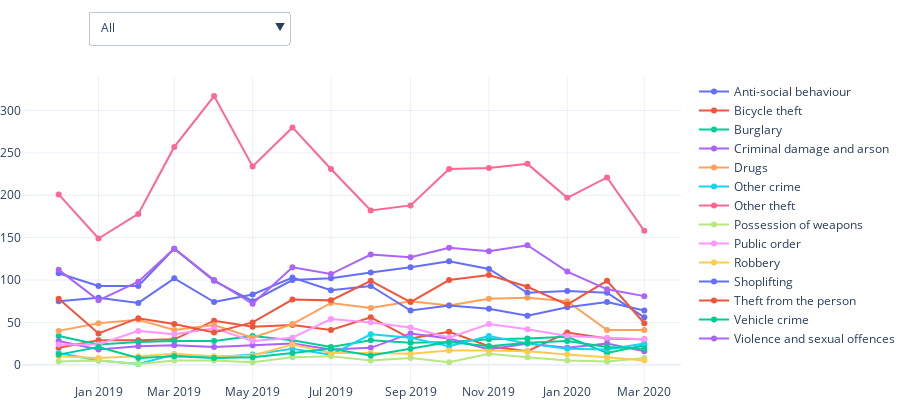

The notebook cell saved with this chart:
### Code cell
fig = go.Figure()

# Add surface trace

crime_ls = pd.Series(df.crime_type.unique())

for crime in crime_ls:
    fig.add_trace(
        go.Scatter(x=list(df[df.crime_type == crime].month),
                   y=list(df[df.crime_type == crime].counts),
                   name=crime,
                  visible=True))
                   #line=dict(color="#33CFA5")))

# Update plot sizing
fig.update_layout(
    width=800,
    height=900,
    autosize=False,
    margin=dict(t=0, b=0, l=0, r=0),
    template="plotly_white",
)

# Update 3D scene options
fig.update_scenes(
    aspectratio=dict(x=1, y=1, z=0.7),
    aspectmode="manual"
)


def create_layout_button(crime):
        return dict(label = crime,
                    method = 'update',
                    args = [{'visible': crime_ls.isin([crime]),
                             'title': crime,
                             'showlegend': True}])
    
button_all = dict(label = 'All',
                  method = 'update',
                  args = [{'visible': crime_ls.isin(crime_ls),
                           'title': 'All Crimes',
                           'showlegend':True}])

fig.update_layout(
     height=400, width = 900,
    updatemenus=[go.layout.Updatemenu(
        active = 0,
        pad={"r": 10, "t": 10},
        showactive=True,
        x=0.1,
        xanchor="left",
        y=1.25,
        yanchor="top",
        buttons =  [button_all] + list(crime_ls.map(
            lambda crime: create_layout_button(crime)))
        )])

fig.show()

### Figure 1 — Plotly figure (JSON) as saved in the notebook; plotly's stock layout.template omitted (floating-point values rounded to 4 significant figures)
{"data": [{"name": "Anti-social behaviour", "type": "scatter", "visible": true, "x": ["2018-12", "2019-01", "2019-02", "2019-03", "2019-04", "2019-05", "2019-06", "2019-07", "2019-08", "2019-09", "2019-10", "2019-11", "2019-12", "2020-01", "2020-02", "2020-03"], "y": [108, 93, 93, 137, 99, 75, 100, 102, 109, 115, 122, 113, 85, 87, 85, 56]}, {"name": "Bicycle theft", "type": "scatter", "visible": true, "x": ["2018-12", "2019-01", "2019-02", "2019-03", "2019-04", "2019-05", "2019-06", "2019-07", "2019-08", "2019-09", "2019-10", "2019-11", "2019-12", "2020-01", "2020-02", "2020-03"], "y": [20, 29, 29, 30, 52, 45, 47, 41, 56, 31, 39, 22, 16, 38, 31, 30]}, {"name": "Burglary", "type": "scatter", "visible": true, "x": ["2018-12", "2019-01", "2019-02", "2019-03", "2019-04", "2019-05", "2019-06", "2019-07", "2019-08", "2019-09", "2019-10", "2019-11", "2019-12", "2020-01", "2020-02", "2020-03"], "y": [34, 24, 27, 28, 28, 34, 29, 21, 29, 26, 27, 30, 31, 33, 14, 23]}, {"name": "Criminal damage and arson", "type": "scatter", "visible": true, "x": ["2018-12", "2019-01", "2019-02", "2019-03", "2019-04", "2019-05", "2019-06", "2019-07", "2019-08", "2019-09", "2019-10", "2019-11", "2019-12", "2020-01", "2020-02", "2020-03"], "y": [28, 18, 22, 23, 21, 23, 25, 18, 20, 37, 31, 18, 25, 20, 25, 16]}, {"name": "Drugs", "type": "scatter", "visible": true, "x": ["2018-12", "2019-01", "2019-02", "2019-03", "2019-04", "2019-05", "2019-06", "2019-07", "2019-08", "2019-09", "2019-10", "2019-11", "2019-12", "2020-01", "2020-02", "2020-03"], "y": [40, 49, 53, 41, 47, 32, 48, 73, 67, 75, 70, 78, 79, 75, 41, 41]}, {"name": "Other crime", "type": "scatter", "visible": true, "x": ["2018-12", "2019-01", "2019-02", "2019-03", "2019-04", "2019-05", "2019-06", "2019-07", "2019-08", "2019-09", "2019-10", "2019-11", "2019-12", "2020-01", "2020-02", "2020-03"], "y": [14, 5, 1, 12, 9, 12, 19, 12, 36, 32, 22, 34, 25, 19, 18, 25]}, {"name": "Other theft", "type": "scatter", "visible": true, "x": ["2018-12", "2019-01", "2019-02", "2019-03", "2019-04", "2019-05", "2019-06", "2019-07", "2019-08", "2019-09", "2019-10", "2019-11", "2019-12", "2020-01", "2020-02", "2020-03"], "y": [201, 149, 178, 257, 317, 234, 280, 231, 182, 188, 231, 232, 237, 197, 221, 158]}, {"name": "Possession of weapons", "type": "scatter", "visible": true, "x": ["2018-12", "2019-01", "2019-02", "2019-03", "2019-04", "2019-05", "2019-06", "2019-07", "2019-08", "2019-09", "2019-10", "2019-11", "2019-12", "2020-01", "2020-02", "2020-03"], "y": [4, 5, 1, 5, 5, 3, 9, 10, 5, 8, 3, 13, 9, 5, 4, 8]}, {"name": "Public order", "type": "scatter", "visible": true, "x": ["2018-12", "2019-01", "2019-02", "2019-03", "2019-04", "2019-05", "2019-06", "2019-07", "2019-08", "2019-09", "2019-10", "2019-11", "2019-12", "2020-01", "2020-02", "2020-03"], "y": [24, 24, 40, 36, 43, 28, 32, 54, 50, 44, 32, 48, 42, 34, 32, 30]}, {"name": "Robbery", "type": "scatter", "visible": true, "x": ["2018-12", "2019-01", "2019-02", "2019-03", "2019-04", "2019-05", "2019-06", "2019-07", "2019-08", "2019-09", "2019-10", "2019-11", "2019-12", "2020-01", "2020-02", "2020-03"], "y": [10, 8, 10, 13, 10, 11, 24, 14, 14, 13, 17, 17, 16, 12, 9, 5]}, {"name": "Shoplifting", "type": "scatter", "visible": true, "x": ["2018-12", "2019-01", "2019-02", "2019-03", "2019-04", "2019-05", "2019-06", "2019-07", "2019-08", "2019-09", "2019-10", "2019-11", "2019-12", "2020-01", "2020-02", "2020-03"], "y": [75, 79, 73, 102, 74, 83, 103, 88, 93, 64, 70, 66, 58, 68, 74, 64]}, {"name": "Theft from the person", "type": "scatter", "visible": true, "x": ["2018-12", "2019-01", "2019-02", "2019-03", "2019-04", "2019-05", "2019-06", "2019-07", "2019-08", "2019-09", "2019-10", "2019-11", "2019-12", "2020-01", "2020-02", "2020-03"], "y": [78, 37, 55, 48, 38, 50, 77, 76, 99, 74, 100, 106, 92, 71, 99, 49]}, {"name": "Vehicle crime", "type": "scatter", "visible": true, "x": ["2018-12", "2019-01", "2019-02", "2019-03", "2019-04", "2019-05", "2019-06", "2019-07", "2019-08", "2019-09", "2019-10", "2019-11", "2019-12", "2020-01", "2020-02", "2020-03"], "y": [12, 21, 8, 10, 8, 9, 14, 19, 11, 19, 27, 22, 26, 28, 21, 19]}, {"name": "Violence and sexual offences", "type": "scatter", "visible": true, "x": ["2018-12", "2019-01", "2019-02", "2019-03", "2019-04", "2019-05", "2019-06", "2019-07", "2019-08", "2019-09", "2019-10", "2019-11", "2019-12", "2020-01", "2020-02", "2020-03"], "y": [112, 76, 98, 137, 100, 72, 115, 107, 130, 127, 138, 134, 141, 110, 89, 81]}], "layout": {"autosize": false, "height": 400, "margin": {"b": 0, "l": 0, "r": 0, "t": 0}, "scene": {"aspectmode": "manual", "aspectratio": {"x": 1, "y": 1, "z": 0.7}}, "updatemenus": [{"active": 0, "buttons": [{"args": [{"showlegend": true, "title": "All London Districts", "visible": [true, true, true, true, true, true, true, true, true, true, true, true, true, true]}], "label": "All", "method": "update"}, {"args": [{"showlegend": true, "title": "Anti-social behaviour", "visible": [true, false, false, false, false, false, false, false, false, false, false, false, false, false]}], "label": "Anti-social behaviour", "method": "update"}, {"args": [{"showlegend": true, "title": "Bicycle theft", "visible": [false, true, false, false, false, false, false, false, false, false, false, false, false, false]}], "label": "Bicycle theft", "method": "update"}, {"args": [{"showlegend": true, "title": "Burglary", "visible": [false, false, true, false, false, false, false, false, false, false, false, false, false, false]}], "label": "Burglary", "method": "update"}, {"args": [{"showlegend": true, "title": "Criminal damage and arson", "visible": [false, false, false, true, false, false, false, false, false, false, false, false, false, false]}], "label": "Criminal damage and arson", "method": "update"}, {"args": [{"showlegend": true, "title": "Drugs", "visible": [false, false, false, false, true, false, false, false, false, false, false, false, false, false]}], "label": "Drugs", "method": "update"}, {"args": [{"showlegend": true, "title": "Other crime", "visible": [false, false, false, false, false, true, false, false, false, false, false, false, false, false]}], "label": "Other crime", "method": "update"}, {"args": [{"showlegend": true, "title": "Other theft", "visible": [false, false, false, false, false, false, true, false, false, false, false, false, false, false]}], "label": "Other theft", "method": "update"}, {"args": [{"showlegend": true, "title": "Possession of weapons", "visible": [false, false, false, false, false, false, false, true, false, false, false, false, false, false]}], "label": "Possession of weapons", "method": "update"}, {"args": [{"showlegend": true, "title": "Public order", "visible": [false, false, false, false, false, false, false, false, true, false, false, false, false, false]}], "label": "Public order", "method": "update"}, {"args": [{"showlegend": true, "title": "Robbery", "visible": [false, false, false, false, false, false, false, false, false, true, false, false, false, false]}], "label": "Robbery", "method": "update"}, {"args": [{"showlegend": true, "title": "Shoplifting", "visible": [false, false, false, false, false, false, false, false, false, false, true, false, false, false]}], "label": "Shoplifting", "method": "update"}, {"args": [{"showlegend": true, "title": "Theft from the person", "visible": [false, false, false, false, false, false, false, false, false, false, false, true, false, false]}], "label": "Theft from the person", "method": "update"}, {"args": [{"showlegend": true, "title": "Vehicle crime", "visible": [false, false, false, false, false, false, false, false, false, false, false, false, true, false]}], "label": "Vehicle crime", "method": "update"}, {"args": [{"showlegend": true, "title": "Violence and sexual offences", "visible": [false, false, false, false, false, false, false, false, false, false, false, false, false, true]}], "label": "Violence and sexual offences", "method": "update"}], "pad": {"r": 10, "t": 10}, "showactive": true, "x": 0.1, "xanchor": "left", "y": 1.25, "yanchor": "top"}], "width": 900}}
